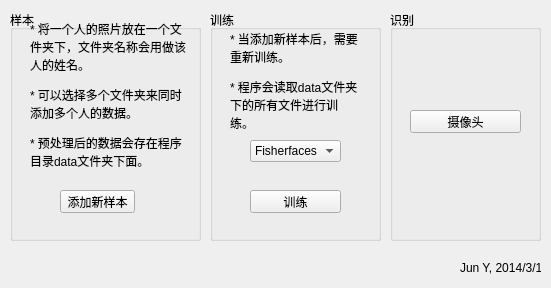
<?xml version="1.0" encoding="UTF-8"?>
<ui version="4.0">
 <class>facerecClass</class>
 <widget class="QMainWindow" name="facerecClass">
  <property name="geometry">
   <rect>
    <x>0</x>
    <y>0</y>
    <width>551</width>
    <height>288</height>
   </rect>
  </property>
  <property name="windowTitle">
   <string>人脸识别</string>
  </property>
  <widget class="QWidget" name="centralWidget">
   <widget class="QGroupBox" name="groupBox">
    <property name="geometry">
     <rect>
      <x>10</x>
      <y>10</y>
      <width>191</width>
      <height>231</height>
     </rect>
    </property>
    <property name="title">
     <string>样本</string>
    </property>
    <widget class="QPushButton" name="btnAddSample">
     <property name="geometry">
      <rect>
       <x>50</x>
       <y>180</y>
       <width>75</width>
       <height>23</height>
      </rect>
     </property>
     <property name="text">
      <string>添加新样本</string>
     </property>
    </widget>
    <widget class="QLabel" name="label">
     <property name="geometry">
      <rect>
       <x>20</x>
       <y>10</y>
       <width>161</width>
       <height>151</height>
      </rect>
     </property>
     <property name="text">
      <string>&lt;html&gt;&lt;head/&gt;&lt;body&gt;&lt;p&gt;* 将一个人的照片放在一个文件夹下，文件夹名称会用做该人的姓名。&lt;/p&gt;&lt;p&gt;* 可以选择多个文件夹来同时添加多个人的数据。&lt;/p&gt;&lt;p&gt;* 预处理后的数据会存在程序目录data文件夹下面。&lt;/p&gt;&lt;/body&gt;&lt;/html&gt;</string>
     </property>
     <property name="wordWrap">
      <bool>true</bool>
     </property>
    </widget>
   </widget>
   <widget class="QGroupBox" name="groupBox_2">
    <property name="geometry">
     <rect>
      <x>210</x>
      <y>10</y>
      <width>171</width>
      <height>231</height>
     </rect>
    </property>
    <property name="title">
     <string>训练</string>
    </property>
    <widget class="QPushButton" name="btnTrain">
     <property name="geometry">
      <rect>
       <x>40</x>
       <y>180</y>
       <width>91</width>
       <height>23</height>
      </rect>
     </property>
     <property name="text">
      <string>训练</string>
     </property>
    </widget>
    <widget class="QLabel" name="label_2">
     <property name="geometry">
      <rect>
       <x>20</x>
       <y>20</y>
       <width>131</width>
       <height>101</height>
      </rect>
     </property>
     <property name="text">
      <string>&lt;html&gt;&lt;head/&gt;&lt;body&gt;&lt;p&gt;* 当添加新样本后，需要重新训练。&lt;/p&gt;&lt;p&gt;* 程序会读取data文件夹下的所有文件进行训练。&lt;/p&gt;&lt;/body&gt;&lt;/html&gt;</string>
     </property>
     <property name="wordWrap">
      <bool>true</bool>
     </property>
    </widget>
    <widget class="QComboBox" name="comboType">
     <property name="geometry">
      <rect>
       <x>40</x>
       <y>130</y>
       <width>91</width>
       <height>22</height>
      </rect>
     </property>
     <item>
      <property name="text">
       <string>Fisherfaces</string>
      </property>
     </item>
     <item>
      <property name="text">
       <string>LBPH</string>
      </property>
     </item>
    </widget>
   </widget>
   <widget class="QGroupBox" name="groupBox_3">
    <property name="geometry">
     <rect>
      <x>390</x>
      <y>10</y>
      <width>151</width>
      <height>231</height>
     </rect>
    </property>
    <property name="title">
     <string>识别</string>
    </property>
    <widget class="QPushButton" name="btnRecCam">
     <property name="geometry">
      <rect>
       <x>20</x>
       <y>100</y>
       <width>111</width>
       <height>23</height>
      </rect>
     </property>
     <property name="text">
      <string>摄像头</string>
     </property>
    </widget>
   </widget>
   <widget class="QLabel" name="label_3">
    <property name="geometry">
     <rect>
      <x>460</x>
      <y>260</y>
      <width>81</width>
      <height>16</height>
     </rect>
    </property>
    <property name="text">
     <string>Jun Y, 2014/3/10</string>
    </property>
   </widget>
  </widget>
 </widget>
 <layoutdefault spacing="6" margin="11"/>
 <resources>
  <include location="facerec.qrc"/>
 </resources>
 <connections>
  <connection>
   <sender>btnAddSample</sender>
   <signal>clicked()</signal>
   <receiver>facerecClass</receiver>
   <slot>onBtnAddSampleClicked()</slot>
   <hints>
    <hint type="sourcelabel">
     <x>117</x>
     <y>220</y>
    </hint>
    <hint type="destinationlabel">
     <x>174</x>
     <y>351</y>
    </hint>
   </hints>
  </connection>
  <connection>
   <sender>btnTrain</sender>
   <signal>clicked()</signal>
   <receiver>facerecClass</receiver>
   <slot>onBtnTrainClicked()</slot>
   <hints>
    <hint type="sourcelabel">
     <x>262</x>
     <y>198</y>
    </hint>
    <hint type="destinationlabel">
     <x>260</x>
     <y>304</y>
    </hint>
   </hints>
  </connection>
  <connection>
   <sender>btnRecCam</sender>
   <signal>clicked()</signal>
   <receiver>facerecClass</receiver>
   <slot>onBtnRecCamClicked()</slot>
   <hints>
    <hint type="sourcelabel">
     <x>434</x>
     <y>197</y>
    </hint>
    <hint type="destinationlabel">
     <x>398</x>
     <y>316</y>
    </hint>
   </hints>
  </connection>
 </connections>
 <slots>
  <slot>onBtnAddSampleClicked()</slot>
  <slot>onBtnTrainClicked()</slot>
  <slot>onBtnRecCamClicked()</slot>
  <slot>onComboTypeChanged(int)</slot>
 </slots>
</ui>
